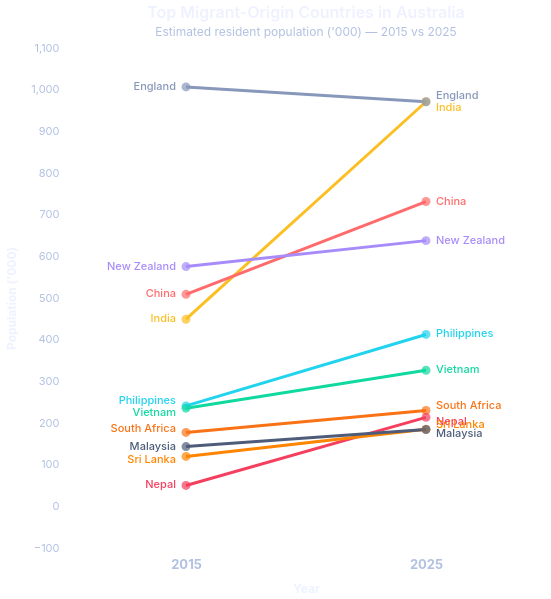

Write the Vega-Lite specification saved for this chart.
### Vega-Lite specification from a JSON file in a GitHub repository (floating-point values rounded to 4 significant figures)
{"$schema": "https://vega.github.io/schema/vega-lite/v5.json", "title": {"text": "Top Migrant-Origin Countries in Australia", "subtitle": "Estimated resident population ('000) — 2015 vs 2025", "fontSize": 16, "subtitleFontSize": 12}, "width": 480, "height": 500, "data": {"values": [{"country": "India", "year": "2015", "pop": 449.0}, {"country": "India", "year": "2025", "pop": 971.0}, {"country": "England", "year": "2015", "pop": 1007.0}, {"country": "England", "year": "2025", "pop": 971.0}, {"country": "China", "year": "2015", "pop": 508.9}, {"country": "China", "year": "2025", "pop": 731.5}, {"country": "New Zealand", "year": "2015", "pop": 575.4}, {"country": "New Zealand", "year": "2025", "pop": 637.7}, {"country": "Philippines", "year": "2015", "pop": 241.1}, {"country": "Philippines", "year": "2025", "pop": 412.5}, {"country": "Vietnam", "year": "2015", "pop": 235.6}, {"country": "Vietnam", "year": "2025", "pop": 326.6}, {"country": "South Africa", "year": "2015", "pop": 177.4}, {"country": "South Africa", "year": "2025", "pop": 229.9}, {"country": "Nepal", "year": "2015", "pop": 50.15}, {"country": "Nepal", "year": "2025", "pop": 213.6}, {"country": "Sri Lanka", "year": "2015", "pop": 119.7}, {"country": "Sri Lanka", "year": "2025", "pop": 184.8}, {"country": "Malaysia", "year": "2015", "pop": 143.4}, {"country": "Malaysia", "year": "2025", "pop": 184.3}]}, "layer": [{"mark": {"type": "line", "strokeWidth": 3}, "encoding": {"x": {"field": "year", "type": "ordinal", "axis": {"labelFontSize": 13, "labelFontWeight": "bold", "domain": true, "ticks": false, "grid": false, "orient": "bottom", "labelPadding": 10, "labelAngle": 0}, "title": "Year"}, "y": {"field": "pop", "type": "quantitative", "axis": {"title": "Population ('000)"}, "scale": {"zero": false, "padding": 30}}, "color": {"field": "country", "type": "nominal", "scale": {"domain": ["India", "England", "China", "New Zealand", "Philippines", "Vietnam", "South Africa", "Nepal", "Sri Lanka", "Malaysia"], "range": ["#fbbf24", "#8898ba", "#ff6b6b", "#a78bfa", "#22d3ee", "#10d9a0", "#f97316", "#f43f5e", "#ff8500", "#4e5c7a"]}, "legend": null}, "detail": {"field": "country"}}}, {"mark": {"type": "point", "filled": true, "size": 80}, "encoding": {"x": {"field": "year", "type": "ordinal"}, "y": {"field": "pop", "type": "quantitative", "scale": {"zero": false, "padding": 30}}, "color": {"field": "country", "type": "nominal", "legend": null}, "tooltip": [{"field": "country", "type": "nominal", "title": "Country"}, {"field": "year", "type": "ordinal", "title": "Year"}, {"field": "pop", "type": "quantitative", "title": "Population ('000)", "format": ".1f"}]}}, {"transform": [{"filter": "datum.year == '2015'"}, {"calculate": "datum.country == 'Philippines' ? datum.pop + 12 : datum.country == 'Vietnam' ? datum.pop - 12 : datum.country == 'South Africa' ? datum.pop + 8 : datum.country == 'Malaysia' ? datum.pop : datum.country == 'Sri Lanka' ? datum.pop - 8 : datum.pop", "as": "pop_offset"}], "mark": {"type": "text", "align": "right", "dx": -10, "fontSize": 11, "fontWeight": 500}, "encoding": {"x": {"field": "year", "type": "ordinal"}, "y": {"field": "pop_offset", "type": "quantitative", "scale": {"zero": false, "padding": 30}}, "text": {"field": "country", "type": "nominal"}, "color": {"field": "country", "type": "nominal", "legend": null}}}, {"transform": [{"filter": "datum.year == '2025'"}, {"calculate": "datum.country == 'England' ? datum.pop + 15 : datum.country == 'India' ? datum.pop - 15 : datum.country == 'South Africa' ? datum.pop + 12 : datum.country == 'Nepal' ? datum.pop - 12 : datum.country == 'Sri Lanka' ? datum.pop + 10 : datum.country == 'Malaysia' ? datum.pop - 10 : datum.pop", "as": "pop_offset"}], "mark": {"type": "text", "align": "left", "dx": 10, "fontSize": 11, "fontWeight": 500}, "encoding": {"x": {"field": "year", "type": "ordinal"}, "y": {"field": "pop_offset", "type": "quantitative", "scale": {"zero": false, "padding": 30}}, "text": {"field": "country", "type": "nominal"}, "color": {"field": "country", "type": "nominal", "legend": null}}}], "config": {"font": "Inter, sans-serif", "background": "transparent", "view": {"stroke": null}, "axis": {"labelFont": "Inter, sans-serif", "titleFont": "Inter, sans-serif", "labelColor": "#b2c1e0", "titleColor": "#eef1ff", "tickColor": "rgba(255,255,255,0.15)", "domainColor": "rgba(255,255,255,0.15)", "grid": false, "labelFontSize": 11, "titleFontSize": 12, "titlePadding": 12}, "title": {"font": "Inter, sans-serif", "fontSize": 16, "fontWeight": 600, "color": "#eef1ff", "subtitleFont": "Inter, sans-serif", "subtitleFontSize": 12, "subtitleColor": "#b2c1e0", "subtitlePadding": 6}, "legend": {"labelFont": "Inter, sans-serif", "titleFont": "Inter, sans-serif", "labelColor": "#b2c1e0", "titleColor": "#eef1ff", "labelFontSize": 11, "titleFontSize": 12, "symbolSize": 100}, "text": {"font": "Inter, sans-serif", "color": "#eef1ff"}}}
